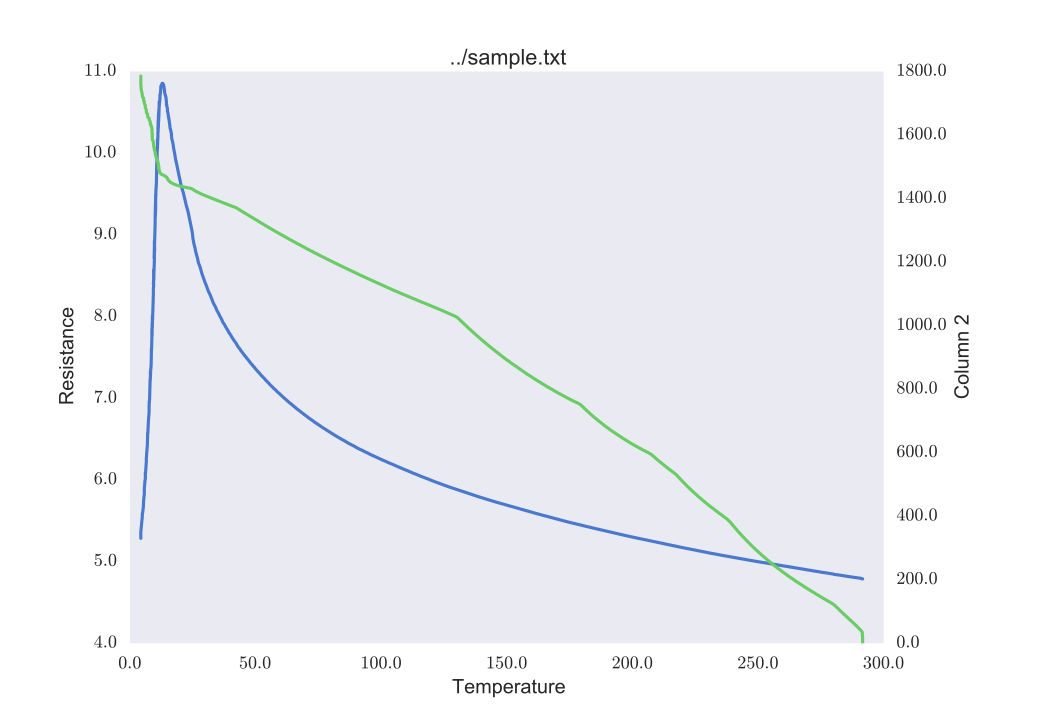

Here is the Python script that generated this plot:
from Stoner import Data
from Stoner.PlotFormats import SeabornPlotStyle

d=Data("../sample.txt",setas="xyy",template=SeabornPlotStyle(stylename="dark",context="talk",palette="muted"))
d.plot(multiple="y2")
